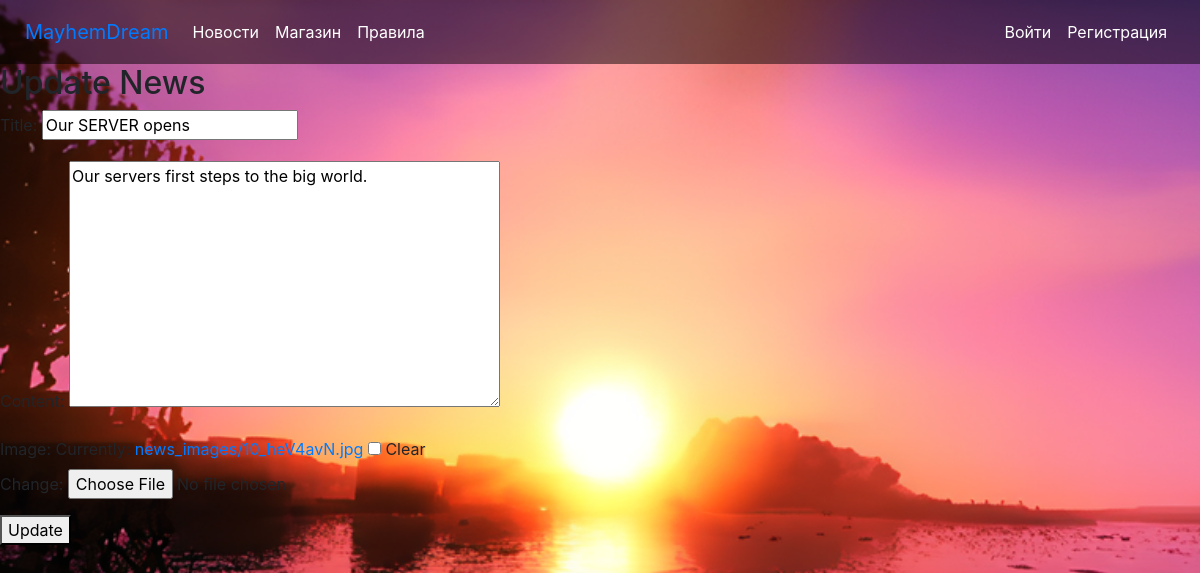
The page /news/6/update/ on the database its author committed.
### main/models.py (models this page shows, shortened)
class News(models.Model):
    title = models.CharField(max_length=200)
    content = models.TextField()
    pub_date = models.DateTimeField(auto_now_add=True)
    image = models.ImageField(upload_to='news_images', null=True, blank=True)

### main/views.py (the view)
# urls.py: path('news/<int:pk>/update/', views.NewsUpdateView.as_view(), name='news_update'),
class NewsUpdateView(UpdateView):
    model = News
    template_name = 'main/news_update.html'
    fields = ['title', 'content', 'image']
    success_url = reverse_lazy('news_list')

### main/templates/main/news_update.html (shortened to what this page needs)
{% extends 'layouts/navbar.html' %}
{% block content %}
  <h2>Update News</h2>
  <form method="post" enctype="multipart/form-data">
    {{ form.as_p }}
    <button type="submit">Update</button>
  </form>
{% endblock %}

### static/css/styles.css (style rules this page uses)
body { margin: 0; padding: 0; background-size: cover; background-position: center; background-repeat: repeat-y; background-attachment: fixed; height: 100%; }

### rows shown on the page
News: title "Our SERVER opens", content "Our servers first steps to the big world."
